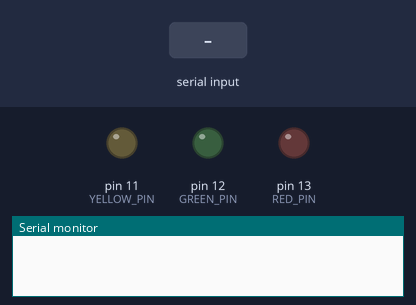
A sketch run on a simulated Arduino Uno, built with avr-gcc and run on an emulated ATmega328P. Parts: output pins drawn as LEDs (lit = HIGH), the last lines printed to the serial monitor. The test bench sets the inputs (shaded band).

Above: at 1.2 s.
1.3 s: "ON_RED" received over Serial
At 3.6 s:
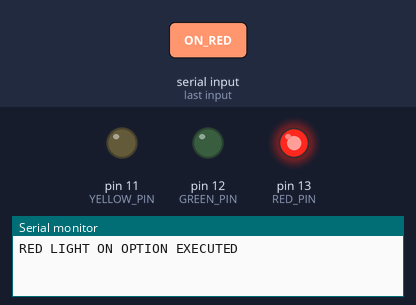
4.0 s: "ON_GREEN" received over Serial
At 5.6 s:
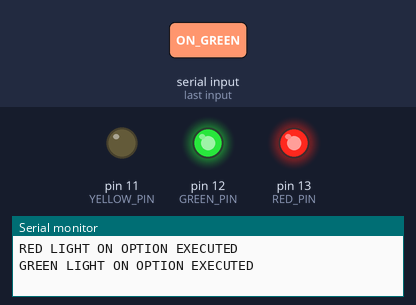
6.5 s: "ON_YELLOW" received over Serial
At 8.7 s:
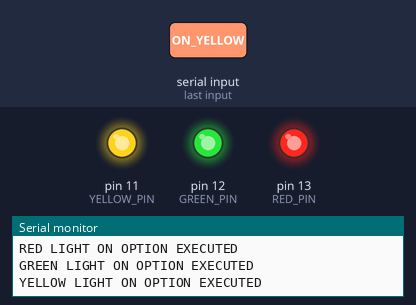
9.0 s: "OFF_RED" received over Serial
At 10.6 s:
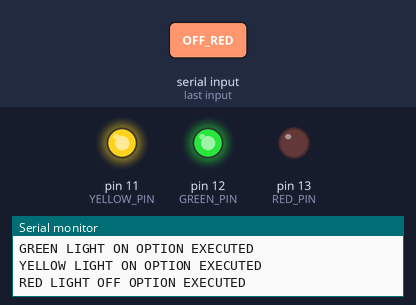
11.6 s: "OFF_GREEN" received over Serial
At 13.7 s:
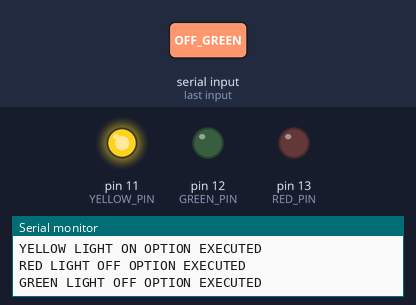
14.1 s: "ON_RED" received over Serial
At 15.5 s:
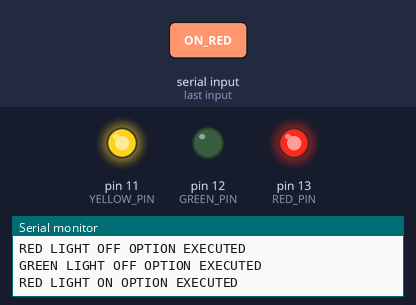
Timing chart, 0 to 17.1 s (numbered marks = the images above; inputs shaded):
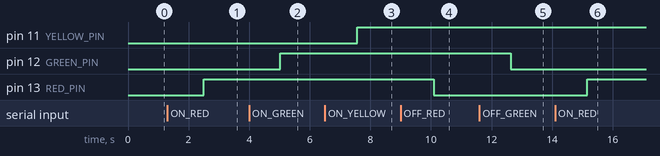

The sketch:

audruno-client.ino
```cpp
const int RED_PIN = 13;
const int GREEN_PIN = 12;
const int YELLOW_PIN = 11;

int RED_PIN_STATE = LOW;
int GREEN_PIN_STATE = LOW;
int YELLOW_PIN_STATE = LOW;

String userOption;

void setup() {
  Serial.begin(9600);
  pinMode(RED_PIN, OUTPUT);
  pinMode(GREEN_PIN, OUTPUT);
  pinMode(YELLOW_PIN, OUTPUT);
}

void loop() {
  if (Serial.available()) {
    userOption = Serial.readString();
    userOption.trim();
    if (userOption.startsWith("ON_") || userOption.startsWith("OFF_")) {
      ledAction(userOption);
    }
  }
  delay(500);
}

void ledAction(String userOption) {

  if (userOption == "ON_RED" ) {
    Serial.println("RED LIGHT ON OPTION EXECUTED");
    RED_PIN_STATE = HIGH;
    digitalWrite(RED_PIN, RED_PIN_STATE);
  } else if (userOption ==  "ON_GREEN" ) {
    Serial.println("GREEN LIGHT ON OPTION EXECUTED");
    GREEN_PIN_STATE = HIGH;
    digitalWrite(GREEN_PIN, GREEN_PIN_STATE);
  } else if (userOption == "ON_YELLOW") {
    Serial.println("YELLOW LIGHT ON OPTION EXECUTED");
    YELLOW_PIN_STATE = HIGH;
    digitalWrite(YELLOW_PIN, YELLOW_PIN_STATE);
  } else if (userOption == "OFF_RED" ) {
    Serial.println("RED LIGHT OFF OPTION EXECUTED");
    RED_PIN_STATE = LOW;
    digitalWrite(RED_PIN, RED_PIN_STATE);
  } else if (userOption ==  "OFF_GREEN" ) {
    Serial.println("GREEN LIGHT OFF OPTION EXECUTED");
    GREEN_PIN_STATE = LOW;
    digitalWrite(GREEN_PIN, GREEN_PIN_STATE);
  } else if (userOption == "OFF_YELLOW") {
    Serial.println("YELLOW LIGHT OFF OPTION EXECUTED");
    YELLOW_PIN_STATE = LOW ;
    digitalWrite(YELLOW_PIN, YELLOW_PIN_STATE);
  } else {
    Serial.println("OPTION NOT MATCHED");
  }
  Serial.flush();
}
```

Measured:
- after the input at 1.3 s, pin 13 (RED_PIN): LOW → HIGH after 1.2 s
- after the input at 4.0 s, pin 12 (GREEN_PIN): LOW → HIGH after 1.0 s
- after the input at 6.5 s, pin 11 (YELLOW_PIN): LOW → HIGH after 1.1 s
- after the input at 9.0 s, pin 13 (RED_PIN): HIGH → LOW after 1.1 s
- after the input at 11.6 s, pin 12 (GREEN_PIN): HIGH → LOW after 1.0 s
- after the input at 14.1 s, pin 13 (RED_PIN): LOW → HIGH after 1.1 s
